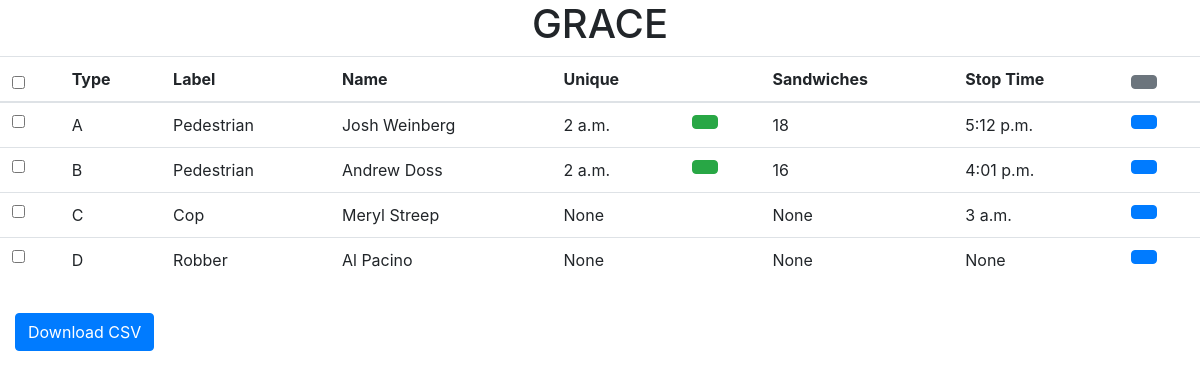
Before: / with the older database file.
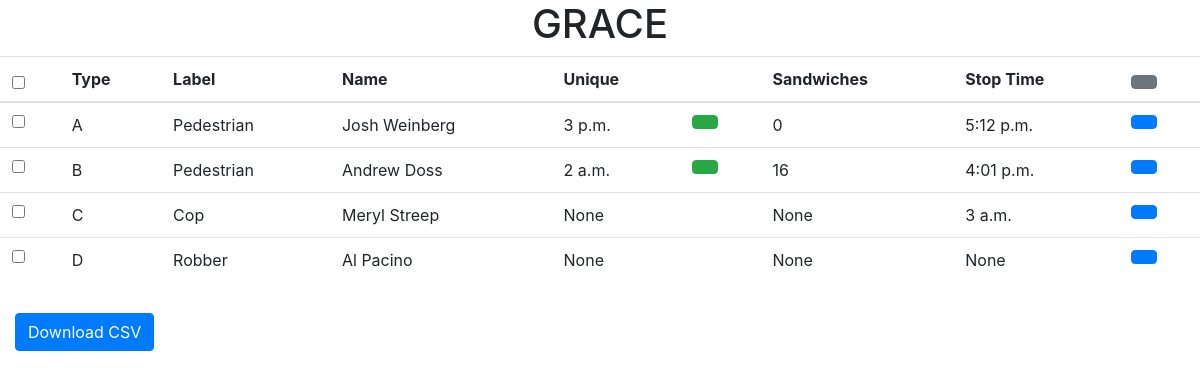
After: the same page with the newer database file.
### app/models.py (models this page shows, shortened)
class Person(models.Model):
    type_person = models.CharField(
        max_length=1,
        choices=(('A','A'),('B','B'),('C','C'),('D','D'))
        )
    name = models.CharField(max_length=50)
    label = models.CharField(max_length=30)
    eligible = models.BooleanField()
    unique_time = models.TimeField(blank=True, null=True)
    sandwiches = models.PositiveSmallIntegerField(null=True)
    stop_time = models.TimeField(blank=True, null=True)
    def setUp(self):
        if self.eligible == False:
            self.unique_time == None
            self.sandwiches == None
        self.calculateSandwiches()
    def calculateSandwiches(self):
        if self.eligible == False or self.stop_time == None:
            self.sandwiches = None
        else:
            unique = self.unique_time.hour*60*60*1000 + self.unique_time.minute*60*1000 + self.unique_time.second*1000 + self.unique_time.microsecond*1000
            stop = self.stop_time.hour*60*60*1000 + self.stop_time.minute*60*1000 + self.stop_time.second*1000 + self.stop_time.microsecond*1000
            milli_diff = (stop - unique)
            sandwich_num = max(0, (milli_diff - ((60*6 + 12)*60*1000))/(1000*60*30))
            self.sandwiches = math.ceil(sandwich_num)

### app/views.py (the view, shortened to what this page needs)
# urls.py: url(r'^$', MainPageView.as_view()),
class MainPageView(TemplateView):
    template_name = "home.html"
    template2 = "test.html"
    form = TimeForm
    persons = Person.objects.all()
    persons_filter = Person.objects.all().distinct()
    def get(self, request, *args, **kwargs):
        persons = self.persons
        persons_filter = self.persons_filter
        form = self.form()
        for person in persons:
            Person.setUp(person)
        return render(request, self.template_name, {'persons': persons, 'persons_filter': persons_filter, 'form': form})

### app/forms.py
class TimeForm(forms.Form):
    time = forms.TimeField(label='')

### app/templates/home.html (shortened to what this page needs)
<html>
  <head>
    {% load static %}
    <link rel="stylesheet" href="{% static 'css/style.css' %}">
    <link rel="stylesheet" href="https://maxcdn.bootstrapcdn.com/bootstrap/4.0.0/css/bootstrap.min.css">
  </head>
  <body>
    <h1><center>GRACE</center></h1>
    <table class='table' id='table1'>
      <thead>
        <tr>
           <th>
             <input type='checkbox' id='checkbox_select_all' onclick='selectAll()'></input>
           </th>
           <th>Type  </th>
           <th>Label </th>
           <th>Name   </th>
           <th>Unique </th>
           <th></th>
           <th>Sandwiches </th>
           <th>Stop Time  </th>
           <th><button class='btn btn-secondary' onclick='showFilter()'></button></th>
        </tr>
      </thead>
      <tbody>
        {% if persons %}
          {% for person in persons %}
            <tr>
              <td> <input type='checkbox' class='checkbox'></input></td>
              <td class='row_type_person_{{ person.type_person }}'>{{ person.type_person }}</td>
              <td class='row_label_{{ person.label }}'>{{ person.label }}</td>
              <td class='row_name_{{ person.name }}'>{{ person.name }}</td>
              <td class='row_unique_time_{{ person.unique_time }}'>{{ person.unique_time }}</td>
              <td>
                {% if person.eligible %}
                  <button class='btn btn-success' id='button_unique{{person.id}}' onclick="openModal('unique',{{person.id}})"></button>
                {% endif %}
              </td>
              <td class='row_sandwiches_{{ person.sandwiches }}'>{{ person.sandwiches }}</td>
              <td class='row_stop_time_{{ person.stop_time }}'>{{ person.stop_time }}</td>
              <td><button class='btn btn-primary' id='button_stop{{person.id}}' onclick="openModal('stop',{{person.id}})"></button>
            </tr>
          {% endfor %}
      </tbody>
      </table>
      <a id="download_button" class="btn btn-primary" role="button" href = "{% url 'download' %}">Download CSV</a>
        {% else %}
      <h1><center>There are no records in the system></center></h1>
    {% endif %}
  </body>
</html>

Changed rows visible on the page:
changed Person "Josh Weinberg": unique_time "2 a.m." → "3 p.m."; sandwiches "18" → "0"
